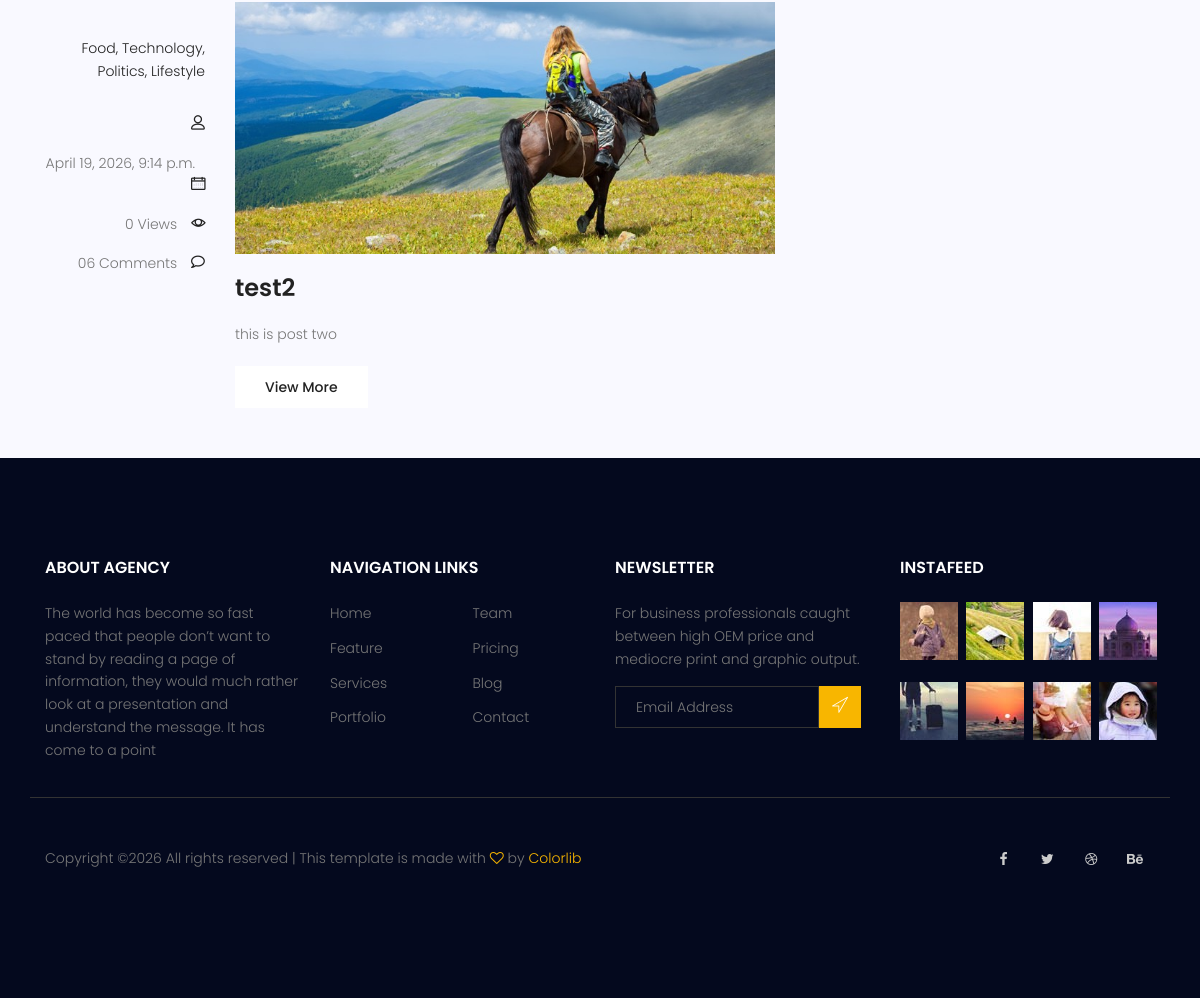
/blog/ (lower part), run on an earlier commit of the app's database.
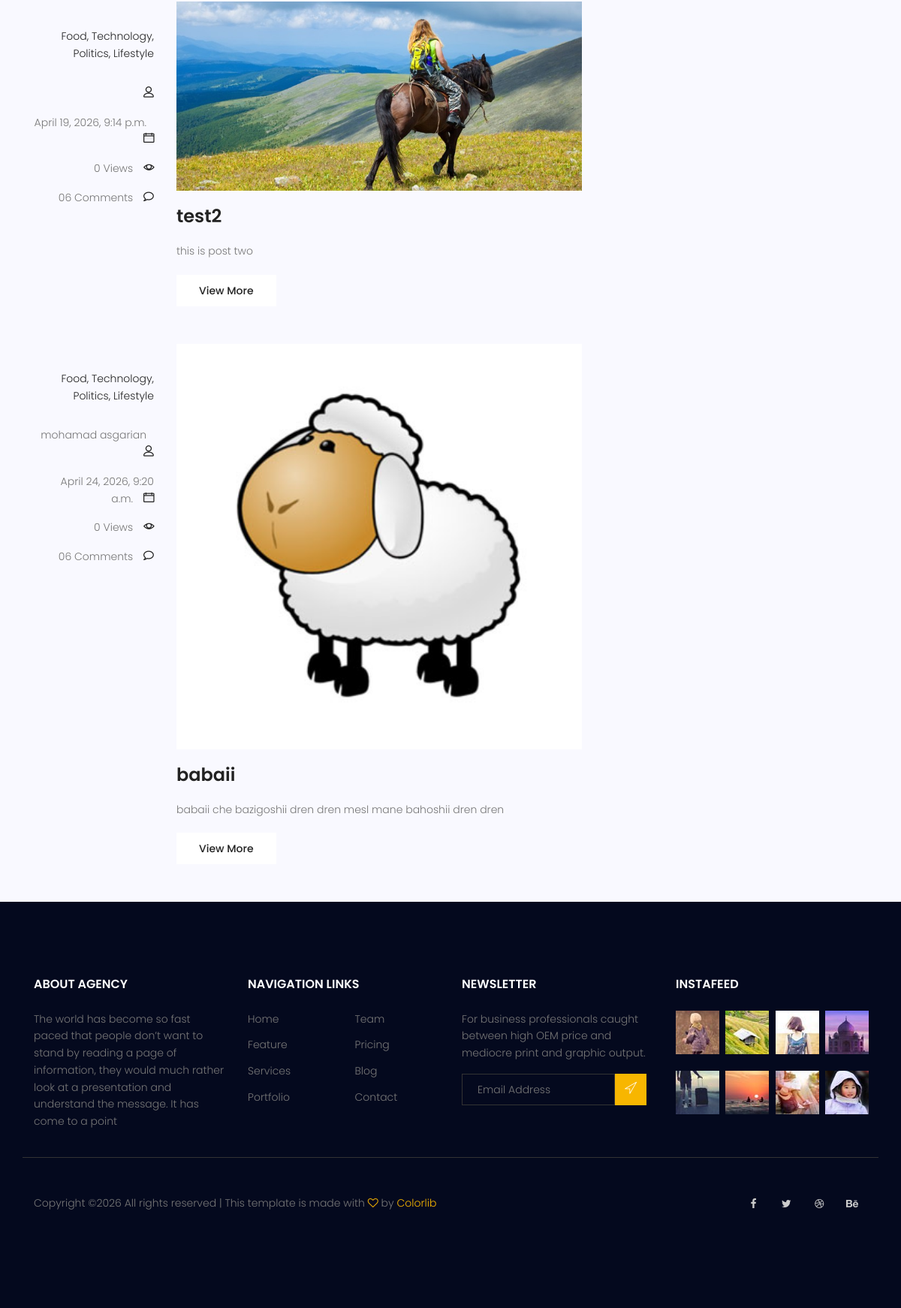
And on a later commit of the database.
### blog/models.py (models this page shows, shortened)
class Post(models.Model):
    title = models.CharField(max_length=255)
    content = models.TextField()
    author = models.ForeignKey(User,on_delete=models.SET_NULL,null=True)
    image = models.ImageField(upload_to='blog/',default='blog/default.jpg')
    category = models.ManyToManyField(Category)
    counted_view = models.IntegerField(default=0)
    status = models.BooleanField(default=False)
    published_date = models.DateTimeField(null=True)
    created_date = models.DateTimeField(auto_now_add=True)
    updated_date = models.DateTimeField(auto_now=True)
    class Meta:
        ordering = ['created_date']

### blog/views.py (the view)
# urls.py: path('' ,blog_view,name='index'),
def blog_view(request):
    posts = Post.objects.filter(status=1)
    context = {'posts' : posts}
    return render(request, 'blog/blog-home.html', context)

### templates/blog/blog-home.html (shortened to what this page needs)
{% load static %}
<!DOCTYPE html>
	<html lang="zxx" class="no-js">
	<head>
			<link rel="stylesheet" href="{% static 'css/linearicons.css' %}">
			<link rel="stylesheet" href="{% static 'css/font-awesome.min.css' %}">
			<link rel="stylesheet" href="{% static 'css/bootstrap.css' %}">
			<link rel="stylesheet" href="{% static 'css/magnific-popup.css' %}">
			<link rel="stylesheet" href="{% static 'css/jquery-ui.css' %}">
			<link rel="stylesheet" href="{% static 'css/nice-select.css' %}">
			<link rel="stylesheet" href="{% static 'css/animate.min.css' %}">
			<link rel="stylesheet" href="{% static 'css/owl.carousel.css' %}">
			<link rel="stylesheet" href="{% static 'css/main.css' %}">
		</head>
		<body>
			<section class="post-content-area">
				<div class="container">
					<div class="row">
						{% for post in posts %}
						<div class="col-lg-8 posts-list">
							<div class="single-post row">
								<div class="col-lg-3  col-md-3 meta-details">
									<ul class="tags">
										<li><a href="#">Food,</a></li>
										<li><a href="#">Technology,</a></li>
										<li><a href="#">Politics,</a></li>
										<li><a href="#">Lifestyle</a></li>
									</ul>
									<div class="user-details row">
										<p class="user-name col-lg-12 col-md-12 col-6"><a href="#">{{post.author.get_full_name}}</a> <span class="lnr lnr-user"></span></p>
										<p class="date col-lg-12 col-md-12 col-6"><a href="#">{{post.published_date}}</a> <span class="lnr lnr-calendar-full"></span></p>
										<p class="view col-lg-12 col-md-12 col-6"><a href="#">{{post.counted_view}} Views</a> <span class="lnr lnr-eye"></span></p>
										<p class="comments col-lg-12 col-md-12 col-6"><a href="#">06 Comments</a> <span class="lnr lnr-bubble"></span></p>
									</div>
								</div>
								<div class="col-lg-9 col-md-9 ">
									<div class="feature-img">
										<img class="img-fluid" src={{post.image.url}} alt="">
									</div>
									<a class="posts-title" href="{% url 'blog:single' pid=post.id  %}"><h3>{{ post.title }}</h3></a>
									<p class="excert">
										{{ post.content }}
									</p>
									<a href="{% url 'blog:single' pid=post.id  %}" class="primary-btn">View More</a>
								</div>
							</div>
						</div>
						{% endfor %}
					</div>
				</div>
			</section>
			<footer class="footer-area section-gap">
				<div class="container">
					<div class="row">
						<div class="col-lg-3  col-md-6 col-sm-6">
							<div class="single-footer-widget">
								<h6>About Agency</h6>
								<p>
									The world has become so fast paced that people don’t want to stand by reading a page of information, they would much rather look at a presentation and understand the message. It has come to a point
								</p>
							</div>
						</div>
						<div class="col-lg-3 col-md-6 col-sm-6">
							<div class="single-footer-widget">
								<h6>Navigation Links</h6>
								<div class="row">
									<div class="col">
										<ul>
											<li><a href="#">Home</a></li>
											<li><a href="#">Feature</a></li>
											<li><a href="#">Services</a></li>
											<li><a href="#">Portfolio</a></li>
										</ul>
									</div>
									<div class="col">
										<ul>
											<li><a href="#">Team</a></li>
											<li><a href="#">Pricing</a></li>
											<li><a href="#">Blog</a></li>
											<li><a href="#">Contact</a></li>
										</ul>
									</div>
								</div>
							</div>
						</div>
						<div class="col-lg-3  col-md-6 col-sm-6">
							<div class="single-footer-widget">
								<h6>Newsletter</h6>
								<p>
									For business professionals caught between high OEM price and mediocre print and graphic output.
								</p>
								<div id="mc_embed_signup">
									<form target="_blank" action="https://spondonit.us12.list-manage.com/subscribe/post?u=1462626880ade1ac87bd9c93a&amp;id=92a4423d01" method="get" class="subscription relative">
										<div class="input-group d-flex flex-row">
											<input name="EMAIL" placeholder="Email Address" onfocus="this.placeholder = ''" onblur="this.placeholder = 'Email Address '" required="" type="email">
											<button class="btn bb-btn"><span class="lnr lnr-location"></span></button>
										</div>
									</form>
								</div>
							</div>
						</div>
						<div class="col-lg-3  col-md-6 col-sm-6">
							<div class="single-footer-widget mail-chimp">
								<h6 class="mb-20">InstaFeed</h6>
								<ul class="instafeed d-flex flex-wrap">
									<li><img src="{% static 'img/i1.jpg' %}" alt=""></li>
									<li><img src="{% static 'img/i2.jpg' %}" alt=""></li>
									<li><img src="{% static 'img/i3.jpg' %}" alt=""></li>
									<li><img src="{% static 'img/i4.jpg' %}" alt=""></li>
									<li><img src="{% static 'img/i5.jpg' %}" alt=""></li>
									<li><img src="{% static 'img/i6.jpg' %}" alt=""></li>
									<li><img src="{% static 'img/i7.jpg' %}" alt=""></li>
									<li><img src="{% static 'img/i8.jpg' %}" alt=""></li>
								</ul>
							</div>
						</div>
					</div>
					<div class="row footer-bottom d-flex justify-content-between align-items-center">
						<p class="col-lg-8 col-sm-12 footer-text m-0">
Copyright &copy;<script>document.write(new Date().getFullYear());</script> All rights reserved | This template is made with <i class="fa fa-heart-o" aria-hidden="true"></i> by <a href="https://colorlib.com" target="_blank">Colorlib</a>
</p>
						<div class="col-lg-4 col-sm-12 footer-social">
							<a href="#"><i class="fa fa-facebook"></i></a>
							<a href="#"><i class="fa fa-twitter"></i></a>
							<a href="#"><i class="fa fa-dribbble"></i></a>
							<a href="#"><i class="fa fa-behance"></i></a>
						</div>
					</div>
				</div>
			</footer>
		</body>
	</html>

What changed in the data, as far as the page shows it:
added Post: author.get_full_name "mohamad asgarian", published_date "April 24, 2026, 9:20 a.m.", counted_view "0", image (picture), title "babaii", content "babaii che bazigoshii dren dren mesl mane bahoshii dren dren"
